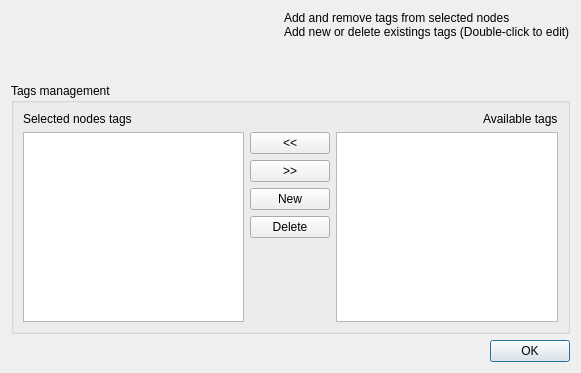
<?xml version="1.0" encoding="UTF-8"?>
<ui version="4.0">
 <class>Tags</class>
 <widget class="QDialog" name="Tags">
  <property name="geometry">
   <rect>
    <x>0</x>
    <y>0</y>
    <width>581</width>
    <height>373</height>
   </rect>
  </property>
  <property name="windowTitle">
   <string>Tag management</string>
  </property>
  <layout class="QGridLayout" name="gridLayout">
   <property name="sizeConstraint">
    <enum>QLayout::SetDefaultConstraint</enum>
   </property>
   <item row="0" column="0">
    <layout class="QHBoxLayout" name="horizontalLayout_21">
     <property name="sizeConstraint">
      <enum>QLayout::SetFixedSize</enum>
     </property>
     <item>
      <widget class="QLabel" name="label_11">
       <property name="text">
        <string/>
       </property>
       <property name="pixmap">
        <pixmap resource="gui.qrc">:/tag</pixmap>
       </property>
      </widget>
     </item>
     <item>
      <layout class="QVBoxLayout" name="verticalLayout_26">
       <item>
        <widget class="QLabel" name="label_12">
         <property name="text">
          <string>Add and remove tags from selected nodes
Add new or delete existings tags (Double-click to edit)</string>
         </property>
        </widget>
       </item>
       <item>
        <spacer name="verticalSpacer_16">
         <property name="orientation">
          <enum>Qt::Vertical</enum>
         </property>
         <property name="sizeHint" stdset="0">
          <size>
           <width>20</width>
           <height>40</height>
          </size>
         </property>
        </spacer>
       </item>
      </layout>
     </item>
    </layout>
   </item>
   <item row="1" column="0">
    <widget class="QGroupBox" name="groupBox">
     <property name="autoFillBackground">
      <bool>true</bool>
     </property>
     <property name="title">
      <string>Tags management</string>
     </property>
     <property name="flat">
      <bool>false</bool>
     </property>
     <property name="checkable">
      <bool>false</bool>
     </property>
     <layout class="QVBoxLayout" name="verticalLayout_29">
      <item>
       <layout class="QHBoxLayout" name="horizontalLayout" stretch="1,0">
        <item>
         <widget class="QLabel" name="selectedLabel">
          <property name="text">
           <string>Selected nodes tags</string>
          </property>
         </widget>
        </item>
        <item>
         <widget class="QLabel" name="availableLabel">
          <property name="text">
           <string>Available tags</string>
          </property>
         </widget>
        </item>
       </layout>
      </item>
      <item>
       <layout class="QHBoxLayout" name="horizontalLayout_23">
        <item>
         <widget class="QListWidget" name="selectedTags"/>
        </item>
        <item>
         <layout class="QVBoxLayout" name="verticalLayout_30">
          <item>
           <widget class="QPushButton" name="addTagNodesButton">
            <property name="text">
             <string notr="true">&lt;&lt;</string>
            </property>
           </widget>
          </item>
          <item>
           <widget class="QPushButton" name="removeTagNodesButton">
            <property name="text">
             <string notr="true">&gt;&gt;</string>
            </property>
           </widget>
          </item>
          <item>
           <widget class="QPushButton" name="newTagButton">
            <property name="text">
             <string notr="true">New</string>
            </property>
            <property name="icon">
             <iconset resource="gui.qrc">
              <normaloff>:/add.png</normaloff>:/add.png</iconset>
            </property>
           </widget>
          </item>
          <item>
           <widget class="QPushButton" name="deleteTagButton">
            <property name="text">
             <string notr="true">Delete</string>
            </property>
            <property name="icon">
             <iconset resource="gui.qrc">
              <normaloff>:/cancel.png</normaloff>:/cancel.png</iconset>
            </property>
           </widget>
          </item>
          <item>
           <spacer name="verticalSpacer_18">
            <property name="orientation">
             <enum>Qt::Vertical</enum>
            </property>
            <property name="sizeHint" stdset="0">
             <size>
              <width>20</width>
              <height>40</height>
             </size>
            </property>
           </spacer>
          </item>
         </layout>
        </item>
        <item>
         <widget class="QListWidget" name="allTags"/>
        </item>
       </layout>
      </item>
     </layout>
    </widget>
   </item>
   <item row="2" column="0">
    <widget class="QDialogButtonBox" name="buttonBox_6">
     <property name="orientation">
      <enum>Qt::Horizontal</enum>
     </property>
     <property name="standardButtons">
      <set>QDialogButtonBox::Ok</set>
     </property>
    </widget>
   </item>
  </layout>
 </widget>
 <resources>
  <include location="gui.qrc"/>
  <include location="gui.qrc"/>
 </resources>
 <connections>
  <connection>
   <sender>buttonBox_6</sender>
   <signal>accepted()</signal>
   <receiver>Tags</receiver>
   <slot>accept()</slot>
   <hints>
    <hint type="sourcelabel">
     <x>449</x>
     <y>403</y>
    </hint>
    <hint type="destinationlabel">
     <x>267</x>
     <y>213</y>
    </hint>
   </hints>
  </connection>
  <connection>
   <sender>buttonBox_6</sender>
   <signal>rejected()</signal>
   <receiver>Tags</receiver>
   <slot>reject()</slot>
   <hints>
    <hint type="sourcelabel">
     <x>449</x>
     <y>403</y>
    </hint>
    <hint type="destinationlabel">
     <x>267</x>
     <y>213</y>
    </hint>
   </hints>
  </connection>
 </connections>
</ui>
